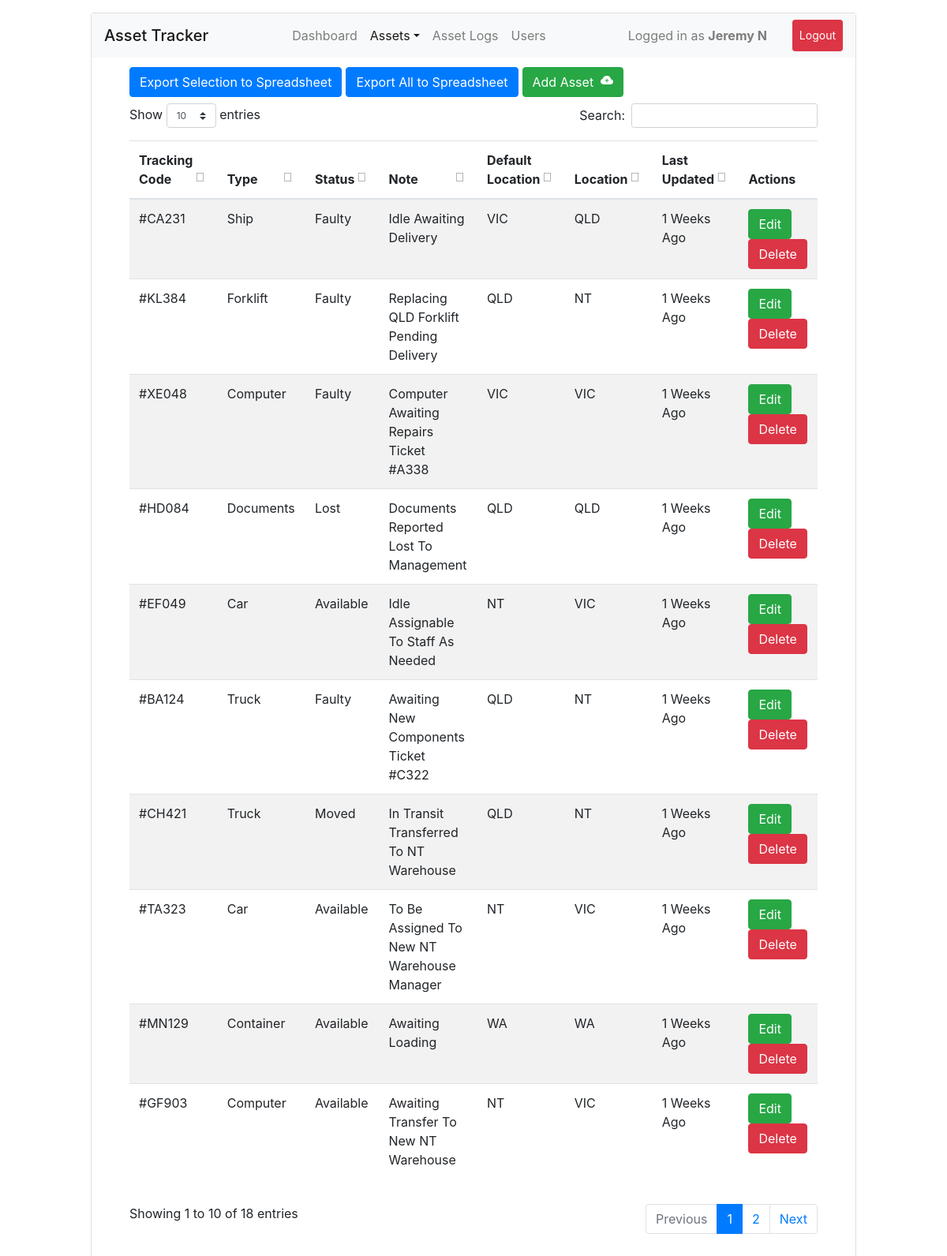
The app's page /assets (signed in), older data.
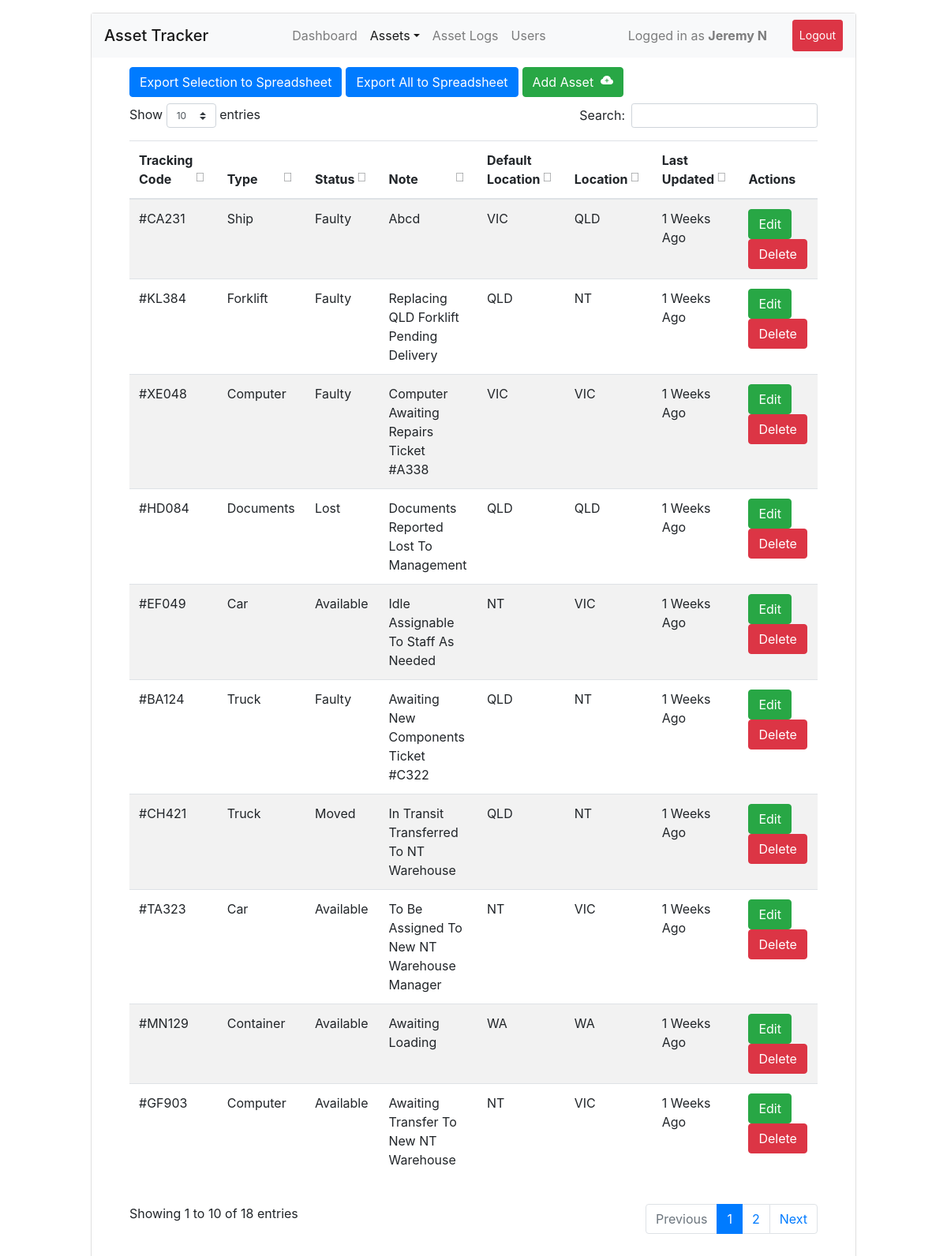
The same page, newer data.
### db.py (models this page shows)
class AssetStatus(db.Model):
	id = db.Column(db.Integer, primary_key=True)
	ass_id = db.Column(db.String(20), db.ForeignKey('assets.tracking_code'), unique=True, nullable=False)
	status = db.Column(db.String(255), nullable=False)
	note = db.Column(db.Text, nullable=False)
	location = db.Column(db.String(255), nullable=False)
	def_location = db.Column(db.String(255), nullable=False)
	last_updated = db.Column(db.DateTime, default=datetime.utcnow)

class Assets(db.Model):
	id = db.Column(db.Integer, primary_key=True)
	type = db.Column(db.String(50), nullable=False)
	tracking_code = db.Column(db.String(20), nullable=False, unique=True)
	time_created = db.Column(db.DateTime, default=datetime.utcnow)
	status = db.relationship('AssetStatus', backref="asset", lazy=True)

### ui.py (the view)
@ui.route('/assets', methods=['GET'])
@login_required
def ui_assets():
	return render_template('assets.html')

### ui.py (called while the page is built)
def login_required(func):
	@wraps(func)
	def wrapper(*args, **kwargs):
		uid = session.get('user')
		if not uid:
			return redirect(url_for('ui.ui_login'))
		u = User.query.filter_by(id=int(uid), active=True).first()
		if not u:
			return redirect(url_for('ui.ui_login'))
		g.user = u
		return func(*args, **kwargs)
	return wrapper

### templates/assets.html (shortened to what this page needs)
{% extends "main.html" %}
{% block content %}
<div class="card">
	<div class="card-block pb-1">
		<nav class="navbar navbar-expand navbar-light bg-light">
			<span class="navbar-brand mb-0 h1">Asset Tracker</span>
			<div class="collapse navbar-collapse justify-content-end">
				<div class="navbar-nav">
					<a class="nav-item nav-link" href="{{ url_for('ui.ui_index') }}">Dashboard</a>
					<div class="nav-item active dropdown">
						<a class="nav-link dropdown-toggle" data-toggle="dropdown" href="#" role="button" aria-haspopup="true" aria-expanded="false">Assets</a>
					</div>
					<a class="nav-item nav-link" href="{{ url_for('ui.ui_logs') }}">Asset Logs</a>
					<a class="nav-item nav-link" href="{{ url_for('ui.ui_users') }}">Users</a>
					<span class="px-5"></span>
					<div class="nav-item py-2 navbar-text">Logged in as <span class="font-weight-bold">{{ g.user.name }}</span></div>
					<span class="px-3"></span>
					<a class="nav-item btn btn-danger btn-sm py-2 text-white" href="{{ url_for('api.logout_user') }}">Logout</a>
				</div>
			</div>
		</nav>
	</div>
	<div class="card-block pt-2">
		<div class="row px-5">
			<div class="col-12">
				<table id="assetTable" class="table table-striped" width="100%">
					<thead>
						<tr>
							<th scope="col">Tracking Code</th>
							<th scope="col">Type</th>
							<th scope="col">Status</th>
							<th scope="col">Note</th>
							<th scope="col">Default Location</th>
							<th scope="col">Location</th>
							<th scope="col">Last Updated</th>
							<th scope="col">Actions</th>
						</tr>
					</thead>
					<tbody>
						{% for a in get_all_assets() %}
							<tr style="text-transform: capitalize;">
								<td>#{{ a.id }}</td>
								<td>{{ a.type }}</td>
								<td>{{ a.status }}</td>
								<td>{{ a.note }}</td>
								<td>{{ a.def_location }}</td>
								<td>{{ a.location }}</td>
								<td>{{ a.last_update }}</td>
								<td>
									<button type="button" class="btn btn-success" data-toggle="modal" data-target="#editAsset" data-id="{{ a.id }}" data-type="{{ a.type }}" data-status="{{ a.status }}" data-location="{{ a.location }}" data-note="{{ a.note }}">Edit</button>
									<button type="button" class="btn btn-danger" data-toggle="modal" data-target="#deleteAsset" data-id="{{ a.id }}">Delete</button>
								</td>
							</tr>
						{% endfor %}
						<button type="button" onclick="exportTableToCSV('Assets.csv')" class="btn btn-primary " id="btn-spreadsheet">Export Selection to Spreadsheet</button>
						<button type="button" class="btn btn-primary " style="margin-left: 5px" id="btn-spreadsheet-all">Export All to Spreadsheet</button>
						<button class="btn btn-success" style="margin-left: 5px" onclick="window.location = '#add'">
							<span>Add Asset&nbsp;</span>
						</button>
					</tbody>
				</table>
			</div>
		</div>
	</div>
</div>
{% endblock %}

Row changes from the older to the newer data that the page shows:
changed AssetStatus "CA231": note "Idle awaiting delivery" → "abcd" (drawn)
Text that changed along with them:
new list line: "# 1 Weeks Ago Edit Delete"
new list line: "CA231 Faulty Abcd VIC QLD"
new list line: "Ship"
list line gone: "# 1 Weeks Ago Edit Delete"
list line gone: "CA231 Faulty Idle Awaiting Delivery VIC QLD"
list line gone: "Ship"
